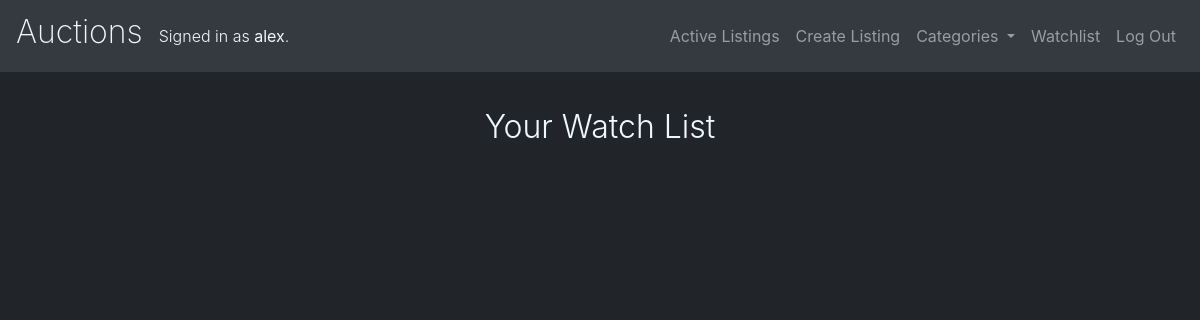
Page /watchlist (signed in) on the earlier database version.
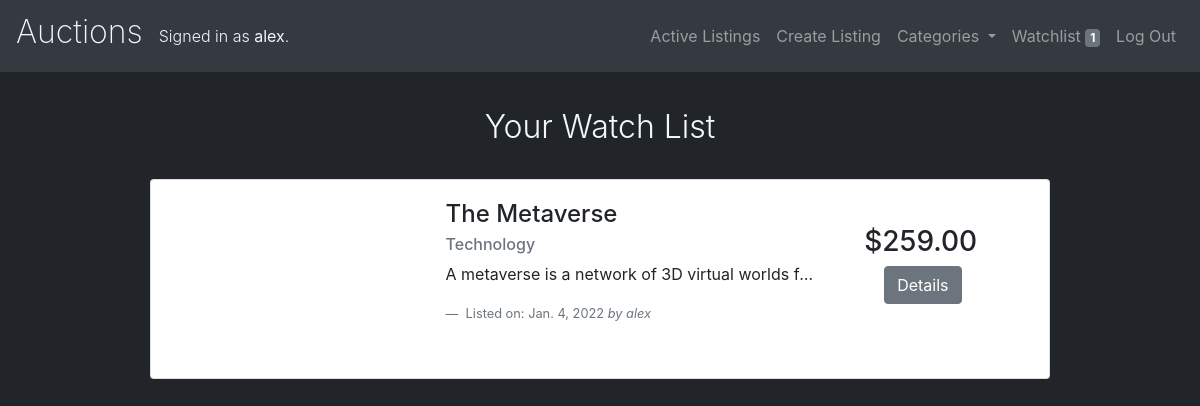
Same page on the later database version.
### auctions/models.py (models this page shows)
class User(AbstractUser):
    email = models.EmailField(unique=True)

class Watchlist(models.Model):
    user = models.ForeignKey(User, on_delete= models.CASCADE, related_name="watchlist")
    item = models.ForeignKey(CreateListing, on_delete= models.CASCADE)

class CreateListing(models.Model):
    seller = models.ForeignKey(User, on_delete= models.CASCADE)
    title = models.CharField(max_length=64)
    description = models.TextField(default="None")
    setprice = models.DecimalField(max_digits=6, decimal_places=2)
    image = models.ImageField(upload_to='images/')
    category = models.ForeignKey(Category, on_delete=models.CASCADE, related_name="Categories")
    date_created = models.DateField()
    active = models.BooleanField(default=False)

class Category(models.Model):
    name = models.CharField(max_length=32, blank= False, default="Other")
    def __str__(self):
        return self.name

### auctions/views.py (the view)
# urls.py: path("watchlist", views.watchlist, name="watchlist"),
@login_required
def watchlist(request):
    if request.method == "GET":
        query_results = Watchlist.objects.filter(user = request.user)
        return render(request, "auctions/watchlist.html", {
            "query_results": query_results,
            'categories': Category.objects.all()
        })

### auctions/templates/auctions/watchlist.html (shortened to what this page needs)
{% extends "auctions/layout.html" %}
{% block body %}
<h2 class="thisisaliceblueh2" style="padding-top: 3%;">Your Watch List</h2>
{% for items in query_results %}
<br />
<div class="yoloyoloyolo">
  <div class="card">
    <div class="card-body">
      <div class="indexdivimage">
      </div>
      <div class = "infoforlisting">
        <h4 class="card-title">{{items.item.title}}</h4>
        <h6 class="card-subtitle mb-2 text-muted">{{items.item.category}}</h6>
        <p class="text-justify text-truncate para mb-0">{{items.item.description}}</p>
        <footer class="blockquote-footer">
          Listed on: {{items.item.date_created}}<cite title="Source Title">
            by {{items.item.seller}}</cite
          >
        </footer>
      </div>
    </div>
     <div
        class="pricing"
      >
        <h3>${{items.item.setprice}}</h3>
        <div class= "buttonview">
        <a href="{% url 'listing' items.item.id %}" class="btn btn-secondary">
          Details
        </a>
        </div>
      </div>
  </div>
</div>
{% endfor %}
{% endblock %}

### auctions/templates/auctions/layout.html (shortened to what this page needs)
{% load static %}
<!DOCTYPE html>
<html lang="en">
    <head>
        <link rel="stylesheet" href="https://stackpath.bootstrapcdn.com/bootstrap/4.4.1/css/bootstrap.min.css">
        <link href="{% static 'auctions/css/styles.css' %}" rel="stylesheet">
    </head>
    <body>
<nav class="navbar navbar-expand-lg navbar-dark bg-dark">
 <div>
<a class="navbar-brand" href=""><h2 style="font-weight: 200; color: aliceblue;">Auctions</h2></a>
</div>
  <div class="thisisaliceblueh2" style="justify-content: center;">
            {% if user.is_authenticated %}
                Signed in as <strong>{{ user.username }}</strong>.
            {% else %}
                Not signed in.
            {% endif %}
        </div>
  <div class="collapse navbar-collapse justify-content-end" id="navbarNavDropdown" >
    <ul class="navbar-nav">
      <li class="nav-item item">
         <a class="nav-link" href="{% url 'index' %}">Active Listings</a>
      </li>
      {% if user.is_authenticated %}
      <li class="nav-item">
         <a class="nav-link" href="{% url 'createlisting' %}">Create Listing</a>
      </li>
      <li class="nav-item dropdown">
        <a class="nav-link dropdown-toggle" href="" id="navbarDropdownMenuLink" data-toggle="dropdown" aria-haspopup="true" aria-expanded="true">
          Categories
        </a>
      </li>
      <li class="nav-item">
        {% if user.watchlist.count == 0 %}
                    <a class="nav-link" href="{% url 'watchlist' %}">Watchlist</a>
                    {% else %}
                    <a class="nav-link" href="{% url 'watchlist' %}">Watchlist <span class="badge badge-secondary">{{user.watchlist.count}}</span></a>
        {% endif %}
      </li>
       <li class="form-inline my-2 my-lg-0">
            <a class="nav-link" href="{% url 'logout' %}">Log Out</a>
        </li>
    {% endif %}
    </ul>
  </div>
</nav>
        {% block body %}
        {% endblock %}
    </body>
</html>

Differences in the rows shown:
changed User "alex": watchlist.count (not shown) → "1"
added Watchlist: item "The Metaverse", item.category "Technology", item.description "A metaverse is a network of 3D virtual worlds f…", item.date_created "Jan. 4, 2022", item.seller "alex", item.setprice "259.00"
